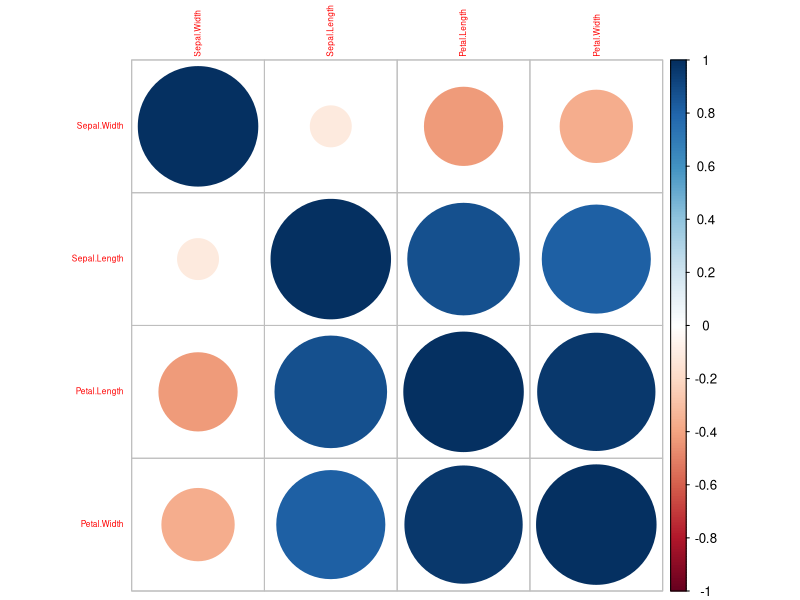
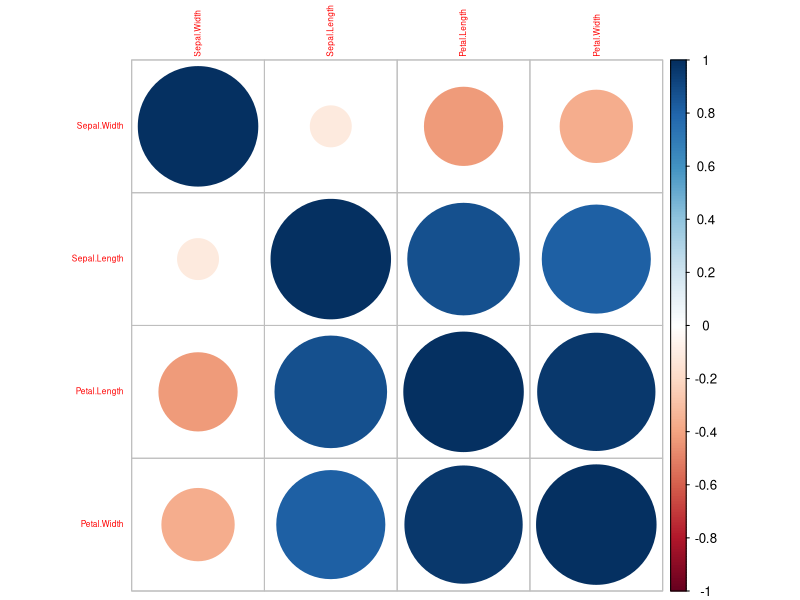
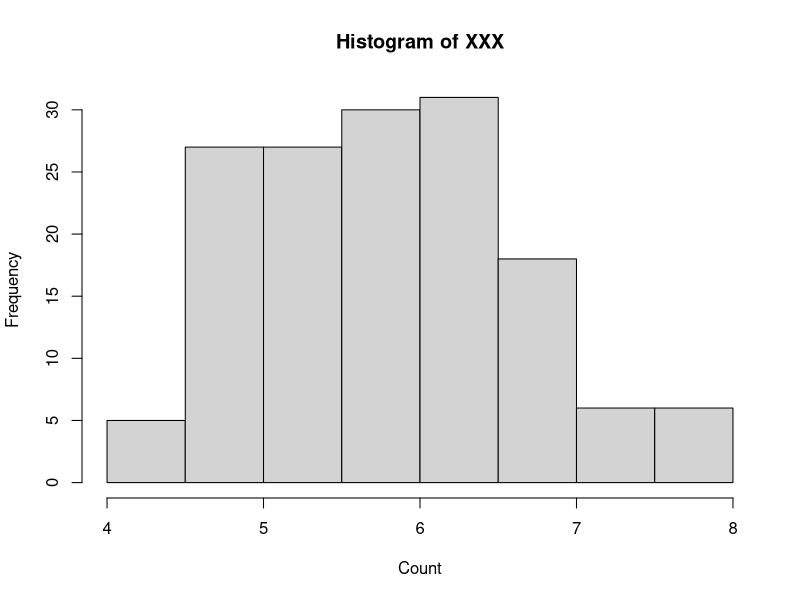
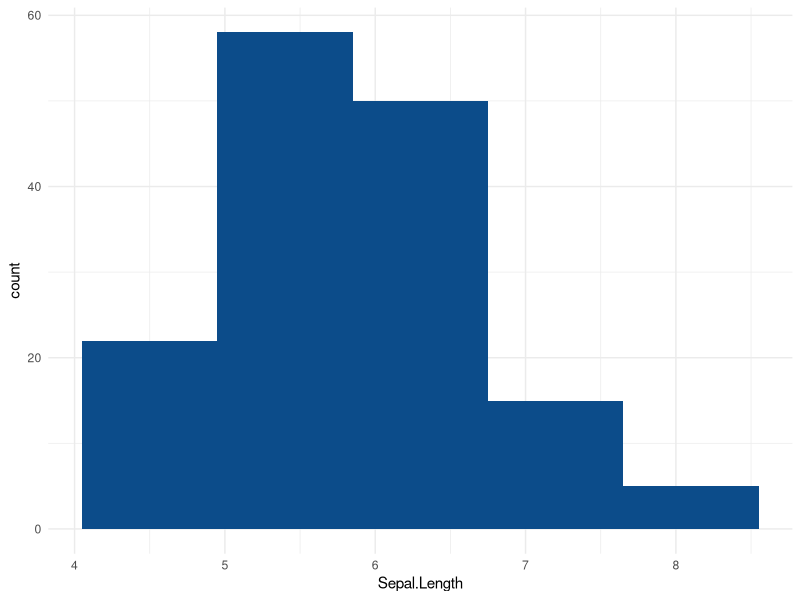
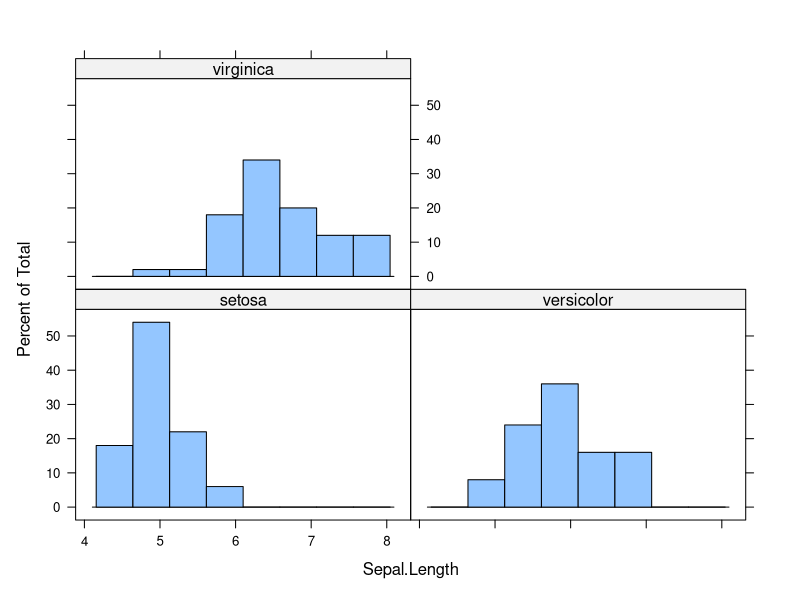
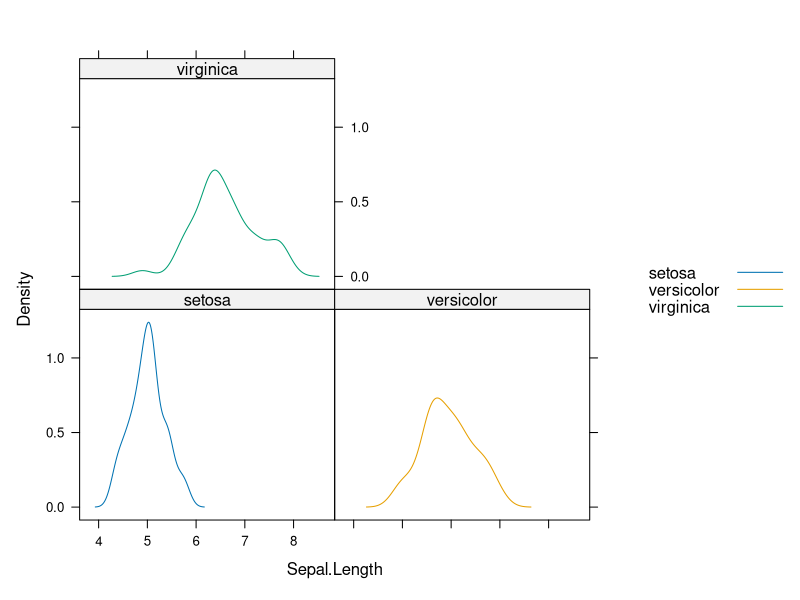
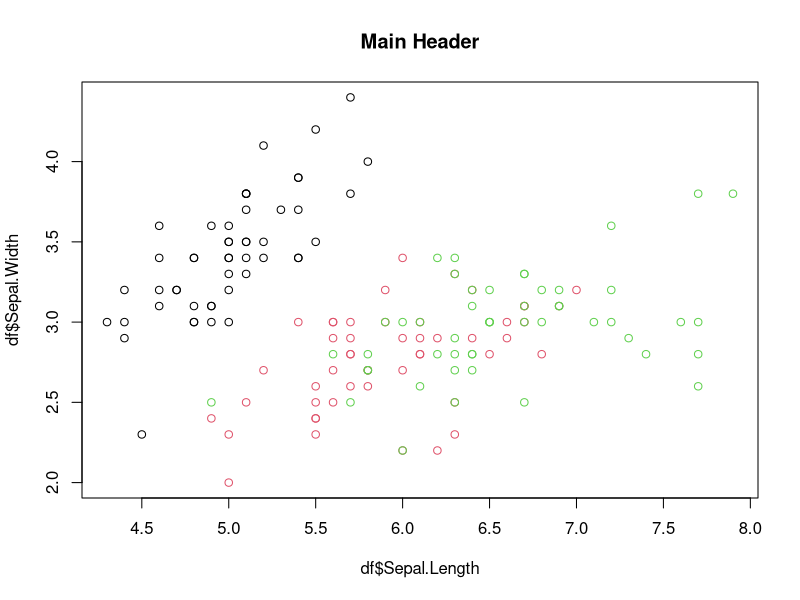
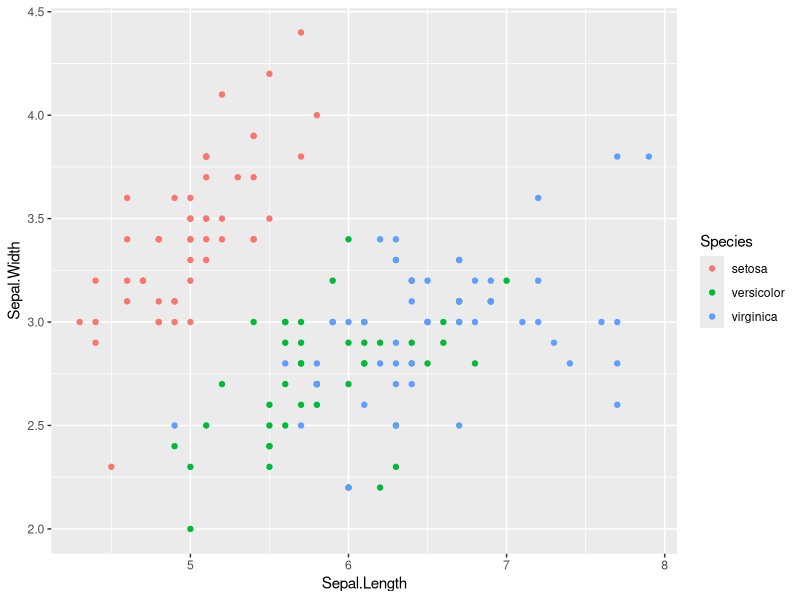

These figures' R source, in order: (Note: this script raises an error after producing the figures.)
## ---- chunk 1
knitr::opts_chunk$set(echo = TRUE)
library(caret)
library(ggplot2)
library(lattice)
library(doParallel)
df <- iris
## ---- chunk 2
head(df)
## ---- chunk 3
dim(df)
## ---- chunk 4
str(df)
## ---- chunk 5
summary(df)
## ---- chunk 6
lower_bound <- quantile(df$Sepal.Length, 0.025)
upper_bound <- quantile(df$Sepal.Length, 0.975)
outlier_df <- which(df$Sepal.Length < lower_bound | df$Sepal.Length > upper_bound)
remove(lower_bound)
remove(upper_bound)
df[outlier_df,]
remove(outlier_df)
## ---- chunk 7
df <- df[,colMeans(is.na(df)) < .9]
dim(df)
## ---- chunk 8
# create a zero variance variable for demonstration purposes
df$one <- 1
near_zero_vars <- nearZeroVar(df)
df[, near_zero_vars]
## ---- chunk 9
df <- df[, -c(near_zero_vars)]
remove(near_zero_vars)
head(df)
## ---- chunk 10
# filter on numeric variables (in this case exclude 'mpg' as it represents the outcome, not a predictor)
predictors <- df[, -c(5)]
# iris[, !sapply(iris, is.numeric)]
# select non_numeric predictors, to be added back later
predictors_non_numeric <- predictors[, !sapply(predictors, is.numeric)]
predictors_numeric <- predictors[,sapply(predictors, is.numeric)]
correlations <- cor(predictors_numeric)
corrplot::corrplot(correlations, order = "hclust",tl.cex = 0.5)
## ---- chunk 11
highCorr <- findCorrelation(correlations, cutoff = 0.75)
remove(correlations)
head(predictors_numeric[highCorr])
## ---- chunk 12
###############################################################################
# uncomment following line if desired
###############################################################################
# predictors_numeric <- predictors_numeric[, -highCorr]
remove(highCorr)
names(predictors_numeric)
## ---- chunk 13
df <- cbind(df[, names(df) %in% names(predictors_numeric)],
            subset(df, select = "Species", drop = FALSE))
remove(predictors_numeric)
remove(predictors_non_numeric)
head(df)
## ---- chunk 14
dim(df)
## ---- chunk 15
correlations <- cor(df[, -c(5)])
corrplot::corrplot(correlations, order = "hclust",tl.cex = 0.5)
remove(correlations)
remove(predictors)
## ---- chunk 16
# TODO continue development here
# par(mfrow=c(2,2)) # Change the panel layout to 2 x 2
# plot(lm_df)
# par(mfrow=c(1,1)) # Change back to 1 x 1
hist(
        x = df[,1],
        xlab = "Count",
        main = "Histogram of XXX",
        breaks = sqrt(nrow(df))
)
## ---- chunk 17
ggplot(df) +
  aes(x = Sepal.Length) +
  geom_histogram(bins = 5L, fill = "#0c4c8a") +
  theme_minimal()
## ---- chunk 18
# df_lattice <- df
# convert to factor
# df_lattice$vs <- as.factor(ifelse(test = df_lattice$vs == 0, yes = "v_shaped", no = "straight"))
# plot
lattice::histogram(~Sepal.Length | Species, data = df)
## ---- chunk 19
lattice::densityplot(~Sepal.Length | Species, 
                     data = df, 
                     groups = Species, 
                     plot.points = FALSE, 
                     auto.key = TRUE)
## ---- chunk 20
plot(
        x = df$Sepal.Length,
        y = df$Sepal.Width,
        col = df$Species,
        type = "p",
        main = "Main Header"
        # xlim = c(0,9),
        # ylim = c(0,6)
)
## ---- chunk 21
ggplot(data = df, aes(
        x = Sepal.Length,
        y = Sepal.Width,
        # shape = vs,
        colour = Species
        # size = wt
)) +
        geom_point()
## ---- chunk 22
pairs(df)
## ---- chunk 23
caret::featurePlot(x = df, 
            y = df$Species,
            plot = "pairs")
## ---- chunk 24
library(GGally)
ggpairs(data = df,progress = FALSE)
## ---- chunk 25
xyplot(Sepal.Width ~ Sepal.Length | Species, 
       data = df, 
       main = "Lattice Scatter Plot in R", 
       type = c("p", "g", "smooth"))
## ---- chunk 26
suppressWarnings(
featurePlot(x = df[, -c(4,5)], 
            y = df[,4], 
            plot = "scatter",
            type = c("p", "g", "smooth"),
            layout = c(3, 2))
)
## ---- chunk 27
splom(df)
## ---- chunk 28
# df_sorted <- df[order(df$Sepal.Length),]
# plot(1:length(df_sorted$Sepal.Length), y = df$Sepal.Width)
# lines(x = 1:length(df_sorted$Sepal.Length),
#       y = df$Sepal.Width, 
#       pch = 18, 
#       col = "blue", 
#       type = "b", 
#       lty = 2)
# # Add a legend to the plot
# legend("topleft", 
#        legend=c("Line 1"),
#        col=c("blue"), 
#        lty = 1:2, 
#        cex=0.8)
## ---- chunk 29
# ggplot(data = df_sorted_mpg, aes(
#         x = 1:length(df_sorted_mpg$mpg),
#         y = mpg,
#         colour = vs,
#         # group = supp,
#         # fill = xxx, 
#         linetype = am
# )) +
#         geom_line() +
#         ylim(0, max(df_sorted_mpg$mpg) * 1.1) +
#         expand_limits(y = 0) +
#         geom_point()
# 
# remove(df_sorted_mpg)
## ---- chunk 30
boxplot(df[,-5]
  # ylab = "Species"
)
## ---- chunk 31
ggplot(df) +
  aes(x = Species, y = Sepal.Length) +
  geom_boxplot(fill = "#0c4c8a") +
  theme_minimal()
## ---- chunk 32
# out <- boxplot.stats(df$mpg)$out
# out_ind <- which(df$mpg %in% c(out))
# remove(out)
# df[out_ind, ]
# remove(out_ind)
## ---- chunk 33
# bwplot(Sepal.Length ~ Species | vs, df_lattice)
bwplot(Sepal.Length ~ Species, df)
## ---- chunk 34
index_train <- caret::createDataPartition(df$Species,
                                          p = 0.8,
                                          list = FALSE)
df_train <- df[index_train,]
df_test <- df[-index_train,]
remove(index_train)
## ---- chunk 35
preproc_alg <- caret::preProcess(df_train,
                                 thresh = 0.95,
                                 method = c("BoxCox",
                                            "center",
                                            "scale",
                                            "pca"))
preproc_alg
## ---- chunk 36
df_train_prpr <- stats::predict(preproc_alg, df_train)
head(df_train_prpr)
## ---- chunk 37
preproc_alg$rotation
## ---- chunk 38
preproc_alg$std
## ---- chunk 39
df_prcomp <- prcomp(df_train[,-5], center = TRUE,scale. = TRUE)
plot(df_prcomp)
## ---- chunk 40
#calculate total variance explained by each principal component
var_explained <- df_prcomp$sdev^2 / sum(df_prcomp$sdev^2)
#create scree plot
library(ggplot2)
qplot(c(1:length(var_explained)), var_explained) + 
  geom_line() + 
  xlab("Principal Component") + 
  ylab("Variance Explained") +
  ggtitle("Scree Plot") +
  ylim(0, 1)
remove(var_explained)
## ---- chunk 41
var_explained_caret <-
        sapply(df_train_prpr[,-1], sd) / sum(sapply(df_train_prpr[,-1], sd))
var_explained_caret
sum(var_explained_caret)
remove(var_explained_caret)
## ---- chunk 42
pcaCharts <- function(x) {
        x.var <- x$sdev ^ 2
        x.pvar <- x.var / sum(x.var)
        print("proportions of variance:")
        print(x.pvar)
        par(mfrow = c(2, 2))
        plot(
                x.pvar,
                xlab = "Principal component",
                ylab = "Proportion of variance explained",
                ylim = c(0, 1),
                type = 'b'
        )
        plot(
                cumsum(x.pvar),
                xlab = "Principal component",
                ylab = "Cumulative Proportion of variance explained",
                ylim = c(0, 1),
                type = 'b'
        )
        screeplot(x)
        screeplot(x, type = "l")
        par(mfrow = c(1, 1))
}

pcaCharts(df_prcomp)
remove(df_prcomp)
remove(pcaCharts)
## ---- chunk 43
# df_train$vs_factor <- as.factor(ifelse(df_train$vs == 0, "v_shaped", "straight"))
panelRange <- extendrange(df_train_prpr[, 2:3])
library(ellipse)
upperp <- function(...)
  {
    args <- list(...)
    circ1 <- ellipse(diag(rep(1, 2)), t = 1)
    panel.xyplot(circ1[,1], circ1[,2],
                 type = "l",
                 lty = trellis.par.get("reference.line")$lty,
                 col = trellis.par.get("reference.line")$col,
                 lwd = trellis.par.get("reference.line")$lwd)
    circ2 <- ellipse(diag(rep(1, 2)), t = 2)
    panel.xyplot(circ2[,1], circ2[,2],
                 type = "l",
                 lty = trellis.par.get("reference.line")$lty,
                 col = trellis.par.get("reference.line")$col,
                 lwd = trellis.par.get("reference.line")$lwd)
    circ3 <- ellipse(diag(rep(1, 2)), t = 3)
    panel.xyplot(circ3[,1], circ3[,2],
                 type = "l",
                 lty = trellis.par.get("reference.line")$lty,
                 col = trellis.par.get("reference.line")$col,
                 lwd = trellis.par.get("reference.line")$lwd)
    panel.xyplot(args$x, args$y, groups = args$groups, subscripts = args$subscripts)
  }
splom(as.data.frame(df_train_prpr[, 1:3]),
      groups = df_train_prpr$Species,
      type = c("p", "g"),
      as.table = TRUE,
            lower.panel = function(...){}, 
      upper.panel = upperp,
      auto.key = list(columns = 2),
      prepanel.limits = function(x) panelRange)
remove(panelRange)
df_train$vs_factor <- NULL
## ---- chunk 44
trainControl()$method
trainControl()$number
trainControl()$repeats
trainControl()$p
## ---- chunk 45
ggplot(df_train, aes(x=Species)) +
geom_bar(fill='red') +  labs(x='Classe Response Distribution')
## ---- chunk 46
zeroVarIndices <- caret::nearZeroVar(df_train)
if (!length(zeroVarIndices) == 0) {
        df_train <- df_train[, -zeroVarIndices]
}
remove(zeroVarIndices)
dim(df_train)
## ---- chunk 47
df_train <- df_train[,colMeans(is.na(df_train)) < .9]
dim(df_train)
## ---- chunk 48
trn_numeric <- df_train[,sapply(df_train, is.numeric)]
correlations <- cor(trn_numeric)
corrplot::corrplot(correlations, order = "hclust",tl.cex = 0.5)
## ---- chunk 49
highCorr <- findCorrelation(correlations, cutoff = 0.75)
# trn_numeric <- trn_numeric[, -highCorr]
dim(trn_numeric)
remove(highCorr)
## ---- chunk 50
correlations <- cor(trn_numeric)
corrplot::corrplot(correlations, order = "hclust",tl.cex = 0.5)
remove(correlations)
remove(trn_numeric)
## ---- chunk 51
cl <- makePSOCKcluster(5)
registerDoParallel(cl)
# train model
knn_model <- caret::train(Species ~ .,
                          data = df_train,
                          preProc = c("BoxCox", "center", "scale", "pca"),
                          method = "knn")
stopCluster(cl)
# print results
knn_model
## ---- chunk 52
plot(knn_model)
## ---- chunk 53
train_knn <- predict(knn_model, df_train)
valid_conf_mtrx <- confusionMatrix(train_knn, factor(df_train$Species))
valid_conf_mtrx$table
## ---- chunk 54
predicted <- predict(knn_model, df_test)
predicted
## ---- chunk 55
valid_conf_mtrx <- confusionMatrix(predicted, df_test$Species)
valid_conf_mtrx
## ---- chunk 56
# initiate parallel processing as the process takes a long time
library(doParallel)
cl <- makePSOCKcluster(5)
registerDoParallel(cl)
# train the model
rf_mod_fit <- train(Species ~ .,
                    data = df_train,
                    method = "rf")
stopCluster(cl)
rf_mod_fit
## ---- chunk 57
plot(rf_mod_fit)
## ---- chunk 58
train_rf <- predict(rf_mod_fit, df_train)
conf_mtrx_train <- confusionMatrix(train_rf, df_train$Species)
conf_mtrx_train
## ---- chunk 59
test_rf <- predict(rf_mod_fit, df_test)
conf_mtrx_test <- confusionMatrix(test_rf, df_test$Species)
conf_mtrx_test
